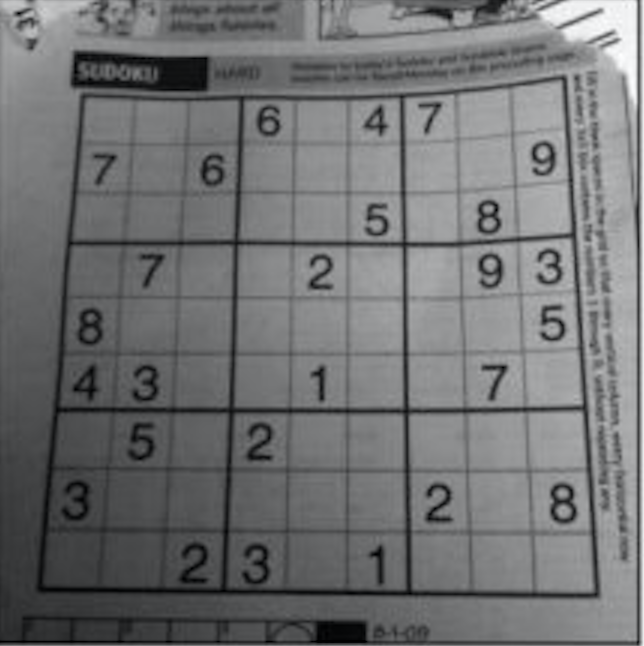
#> input picture 02/sobel/dave.png, 644 x 646 px, found by its file name
$ python f2.py   (older library calls are emulated)
#> lines starting #> are read from the running program, lines starting #| are printed output that depends on the picture
import cv2
import numpy as np
import matplotlib.pyplot as plt

gray=cv2.imread("D:\pychar_projects\dnc-master\CVND_exercise\opencv3\CV_2\\02\sobel\dave.png",0)
#> gray: shape (646, 644); min 0, max 254, mean 113.1
sobel_x=cv2.Sobel(gray,cv2.CV_64F,1,0,5)
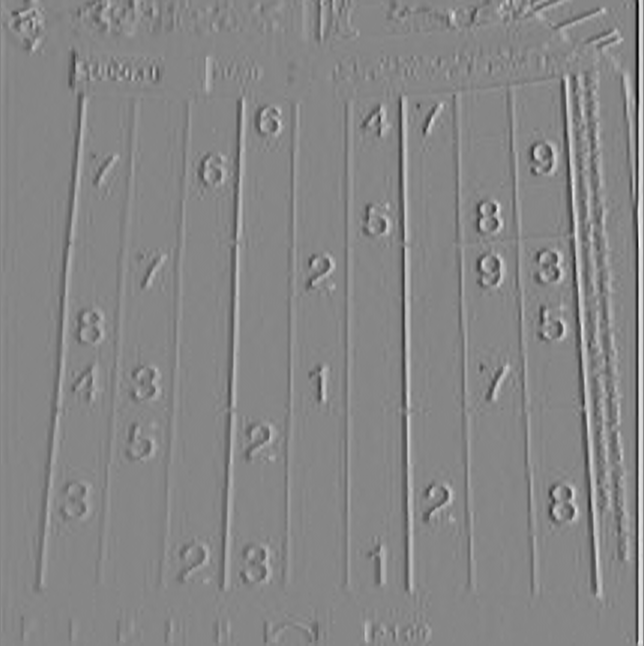
#> sobel_x: shape (646, 644) float64; min -468, max 420, mean 1.6; drawn with min black and max white
sobel_y=cv2.Sobel(gray,cv2.CV_64F,0,1,5)
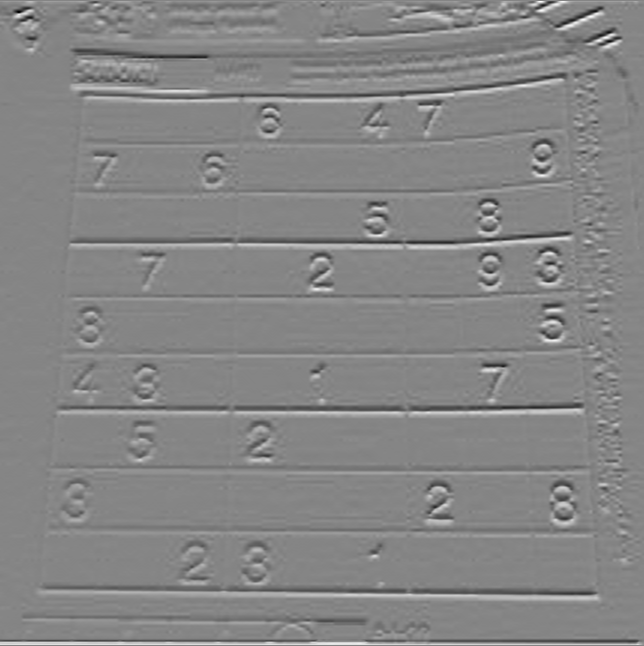
#> sobel_y: shape (646, 644) float64; min -391, max 354, mean -0.4; drawn with min black and max white
laplacian = cv2.Laplacian(gray, cv2.CV_64F, None, 5)
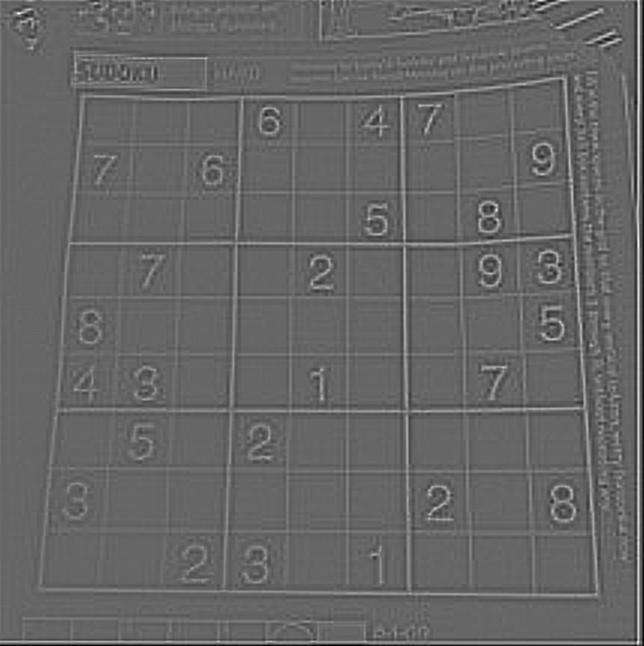
#> laplacian: shape (646, 644) float64; min -2296, max 3408, mean -2.6; drawn with min black and max white
f,(ax1,ax2,ax3,ax4)=plt.subplots(1,4)
ax1.imshow(gray,'gray')
ax2.imshow(sobel_x,'gray')
ax3.imshow(sobel_y,'gray')
ax4.imshow(laplacian,"gray")

plt.show()
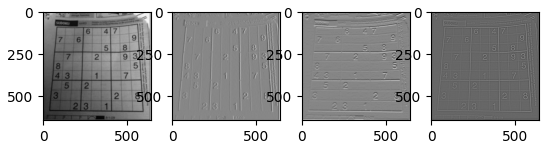
#> figure drawn by matplotlib, 4 panels
